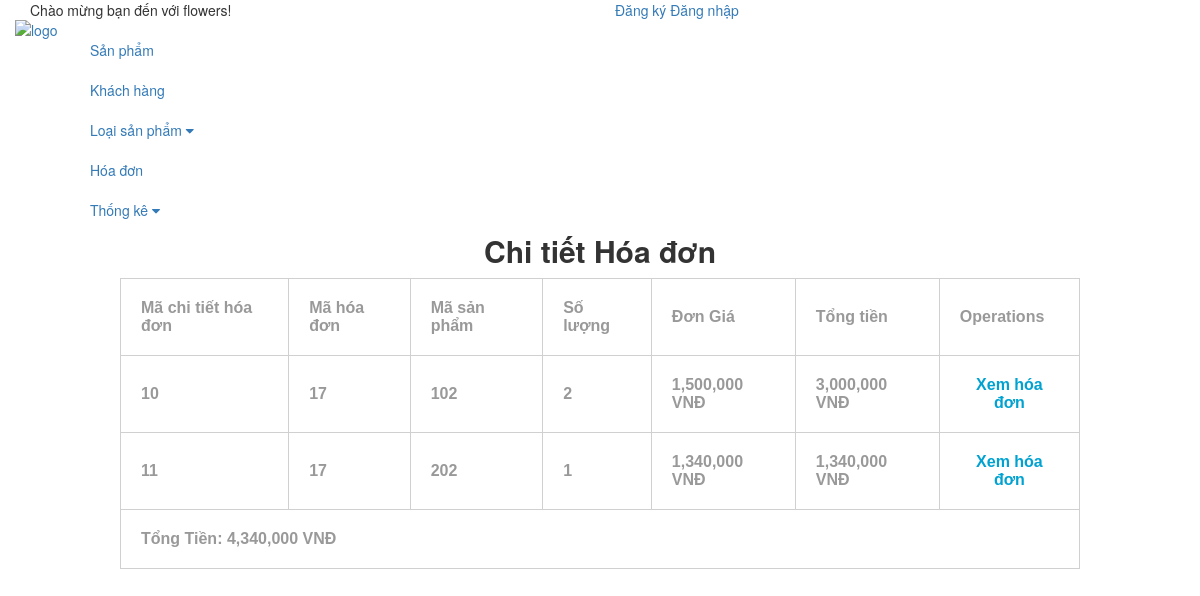
Screenshot of /admin/index.php?module=hienthi_cthd&vl=17 with the database file from the repository.
### tables this page shows
CREATE TABLE `chitiet_hd` (
  `ma_chitiet_hd` int(11) NOT NULL,
  `ma_hd` int(11) NOT NULL,
  `masanpham` int(11) NOT NULL,
  `so_luong` int(11) NOT NULL,
  `don_gia` int(11) NOT NULL,
  `gia` float NOT NULL
);

### admin/chuc_nang/module/cls_database.php (called while the page is built, shortened)
<?php
class clsdatabase
{
	public $conn=NULL;
	function clsdatabase(){
		try{
			$this->conn=new PDO("mysql:host=localhost;dbname=websitehoa","root","");
			$this->conn->exec("SET NAME UTF8");
		}
		catch(PDOException $ex){
			echo"<h3>".$ex->getMessage()."</h3>";
			die("<h3>Lỗi Kết Nối SQL</h3>");
		}
	}
	function thucthi($sql,$data=NULL){
		$this->pdo_stm=$this->conn->prepare($sql);
		$ketqua=FALSE;
		if($data!=NULL)
			$ketqua=$this->pdo_stm->execute($data);
		else
			$ketqua=$this->pdo_stm->execute();
		return $ketqua;
	}
}
?>

### admin/chuc_nang/module/cls_chitiet_hd.php (called while the page is built, shortened)
<?php
require_once("cls_database.php");
class clschitiet{
	public $db;
	function clschitiet(){
		$this->db=new clsdatabase();
	}
	function hienthitheomahd($mahd){
		$sql="select * from chitiet_hd where ma_hd=?";
		$data[]=$mahd;
		$ketqua=$this->db->thucthi($sql,$data);
		if($ketqua=true)
			$this->data=$this->db->pdo_stm->fetchAll();
		return $ketqua;
	}
}
?>

### admin/chuc_nang/hienthi_cthd.php (the view, shortened to what this page needs)
<center>
<div id="header">
	<div id="content">
    <label> Chi tiết Hóa đơn </label>
    </div>
</div>
<div id="body">
	<div id="content">
    <table align="center">
    <th>Mã chi tiết hóa đơn</th>
    <th>Mã hóa đơn</th>
    <th>Mã sản phẩm</th>
	<th>Số lượng</th>
    <th>Đơn Giá</th>
	<th>Tổng tiền</th>
	<th colspan="2">Operations</th>
    <?php
	$tong=0;
	$id=$_REQUEST['vl'];
	require("module/cls_chitiet_hd.php");
	$chitiet=new clschitiet();
	$ketqua=$chitiet->hienthitheomahd($id);
	if($ketqua){
		$rows=$chitiet->data;
		foreach($rows as $row)
		{
		?>
            <tr>
            <td><?php echo $row[0]; ?></td>
            <td><?php echo $row[1]; ?></td>
            <td><?php echo $row[2]; ?></td>
			<td><?php echo $row[3]; ?></td>
            <td><?php echo number_format($row[4],0.3); ?> VNĐ</td>
			<td><?php echo number_format($row[5],0.3); ?> VNĐ</td>
            <td align="center"><a href="index.php?module=hienthi_hd&vl=<?=$row[1]?>">Xem hóa đơn</a></td>
            </tr>
        <?php
		$tong+=$row[5];
		}
	}
	?>
	<tr>
	<th colspan="9">Tổng Tiền: <?= number_format($tong,0.3); ?> VNĐ</th>
	</tr>
    </table>
    </div>
</div>
</center>

### style.css (style rules this page uses)
* { margin:0; padding:0; }
body { font-family:'Roboto',sans-serif; }
table { width:80%; font-family:Tahoma, Geneva, sans-serif; font-weight:bolder; color:#999; margin-bottom:80px; }
table a { text-decoration:none; color:#00a2d1; }
table,td,th { border-collapse:collapse; border:solid #d0d0d0 1px; padding:20px; }
label { font-size:30px; }

### admin/index.php (style rules this page uses)
table { width:80%; font-family:Tahoma, Geneva, sans-serif; font-weight:bolder; color:#999; margin-bottom:80px; }
table a { text-decoration:none; color:#00a2d1; }
table,td,th { border-collapse:collapse; border:solid #d0d0d0 1px; padding:20px; }
label { font-size:30px; }

### rows the page displays
chitiet_hd: ma_chitiet_hd "10", ma_hd "17", masanpham "102", so_luong "2", don_gia "1,500,000", gia "3,000,000"
chitiet_hd: ma_chitiet_hd "11", ma_hd "17", masanpham "202", so_luong "1", don_gia "1,340,000", gia "1,340,000"

### other values shown
$tong "4,340,000"
